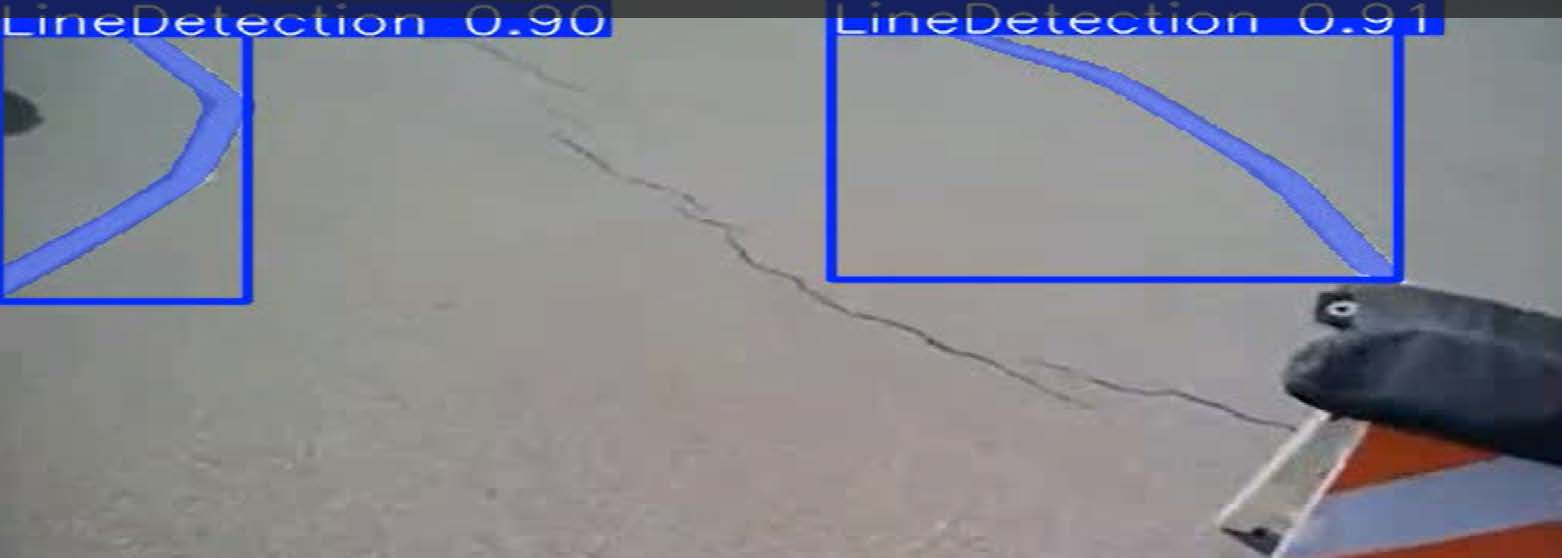
#> input picture reports/TDR/assets/Lane Detection Test.jpeg, 1562 x 558 px, given in place of test_lane.mp4, which was not available
$ python circle_detection_bev.py
#> lines starting #> are read from the running program, lines starting #| are printed output that depends on the picture; after the words box and inside, x2 and y2 are one past the last pixel; in counts of white or black regions, pixels touching at a corner belong together; pictures that were not available may be replaced by others from this repository, and a replacement may not be noted
### rover_ws/vision/homography.py
import cv2
import numpy as np


class HomographyBEV:

    def __init__(
        self,
        K,
        camera_height,
        pitch_deg,
        image_size,
        dist_coeffs=None
    ):

        self.K = K.astype(np.float64)

        self.dist_coeffs = (
            np.zeros(5, dtype=np.float64)
            if dist_coeffs is None
            else dist_coeffs.astype(np.float64)
        )

        self.camera_height = camera_height
        self.pitch_deg = pitch_deg
        self.pitch = np.deg2rad(pitch_deg)

        self.img_w = image_size[0]
        self.img_h = image_size[1]

        self._build_extrinsics()
        self._build_homography()
        self._build_bev_scaling()

    # =========================================================
    # BUILD EXTRINSICS
    # =========================================================

    def _build_extrinsics(self):

        self.R = np.array([
            [1, 0, 0],
            [0, np.cos(self.pitch), -np.sin(self.pitch)],
            [0, np.sin(self.pitch),  np.cos(self.pitch)]
        ], dtype=np.float64)

        self.t = np.array([
            [0],
            [0],
            [self.camera_height]
        ], dtype=np.float64)

    # =========================================================
    # BUILD HOMOGRAPHY
    # =========================================================

    def _build_homography(self):

        H = np.column_stack((self.R[:, 0], self.R[:, 1], self.t))

        self.H = self.K @ H
        self.H_inv = np.linalg.inv(self.H)

    # =========================================================
    # BUILD BEV SCALE
    # =========================================================

    def _build_bev_scaling(self):

        corners_px = np.array([
            [0, self.img_h // 2],
            [self.img_w - 1, self.img_h // 2],
            [0, self.img_h - 1],
            [self.img_w - 1, self.img_h - 1],
        ], dtype=np.float64)

        world_pts = []

        for (u, v) in corners_px:

            ground = self.H_inv @ np.array([u, v, 1.0])
            ground /= ground[2]

            world_pts.append((ground[0], ground[1]))

        world_pts = np.array(world_pts)

        x_min = world_pts[:, 0].min()
        x_max = world_pts[:, 0].max()

        y_min = world_pts[:, 1].min()
        y_max = world_pts[:, 1].max()

        self.out_w = self.img_w
        self.out_h = self.img_h // 2

        scale = min(
            self.out_w / (x_max - x_min),
            self.out_h / (y_max - y_min)
        )

        self.S = np.array([
            [scale, 0, -scale * x_min],
            [0, -scale, scale * y_max],
            [0, 0, 1]
        ], dtype=np.float64)

        self.S_inv = np.linalg.inv(self.S)

        self.H_bev = self.S @ self.H_inv

    # =========================================================
    # PIXEL -> GROUND
    # =========================================================

    # [55 lines left out: functions pixel_to_ground, pixels_to_ground, mask_to_pointcloud, not called in this run]

    # =========================================================
    # WARP IMAGE TO BEV
    # =========================================================

    def warp_to_bev(self, image):

        bev = cv2.warpPerspective(
            image,
            self.H_bev,
            (self.out_w, self.out_h),
            flags=cv2.INTER_LINEAR,
            borderMode=cv2.BORDER_CONSTANT,
            borderValue=(0, 0, 0)
        )

        bev = cv2.flip(bev, 0)

        return bev

    # =========================================================
    # SAVE PCD
    # =========================================================

    # [23 lines left out: function save_pcd, not called in this run]


# =============================================================
# EXAMPLE USAGE
# =============================================================
# [56 lines that do not run on import are left out]

### rover_ws/vision/circle_detection_bev.py
import cv2
import numpy as np
from homography import HomographyBEV


class CircleDetectorBEV:

    def __init__(self, K, camera_height, pitch_deg, image_size, dist_coeffs=None,
                 min_radius=10, max_radius=200):
        self.bev = HomographyBEV(
            K=np.array(K, dtype=np.float64),
            camera_height=float(camera_height),
            pitch_deg=float(pitch_deg),
            image_size=tuple(image_size),
            dist_coeffs=None if dist_coeffs is None else np.array(dist_coeffs, dtype=np.float64)
        )

        self.min_radius = min_radius
        self.max_radius = max_radius

    # -----------------------
    # Circle detection
    # -----------------------
    def _detect_circles(self, image):
        hsv = cv2.cvtColor(image, cv2.COLOR_BGR2HSV)
        lower_white = np.array([0, 0, 200])
        upper_white = np.array([180, 40, 255])

        white_mask = cv2.inRange(hsv, lower_white, upper_white)
        kernel = cv2.getStructuringElement(cv2.MORPH_ELLIPSE, (5, 5))
        white_mask = cv2.morphologyEx(white_mask, cv2.MORPH_OPEN, kernel)
        white_mask = cv2.morphologyEx(white_mask, cv2.MORPH_CLOSE, kernel)

        # Hough on blurred mask
        blurred = cv2.GaussianBlur(white_mask, (9, 9), 2)
        circles = cv2.HoughCircles(
            blurred, cv2.HOUGH_GRADIENT, dp=1.2, minDist=30,
            param1=50, param2=30,
            minRadius=self.min_radius, maxRadius=self.max_radius
        )

        detected = []
        if circles is not None:
            for x, y, r in np.round(circles[0]).astype(int):
                # validate white ratio inside circle
                y0, y1 = max(0, y - r), min(image.shape[0], y + r)
                x0, x1 = max(0, x - r), min(image.shape[1], x + r)
                roi = white_mask[y0:y1, x0:x1]
                if roi.size == 0:
                    continue
                white_ratio = np.sum(roi > 0) / roi.size
                if white_ratio > 0.35:
                    detected.append((int(x), int(y), int(r)))

        # Contour fallback
        contours, _ = cv2.findContours(white_mask, cv2.RETR_EXTERNAL, cv2.CHAIN_APPROX_SIMPLE)
        for cnt in contours:
            area = cv2.contourArea(cnt)
            if area < np.pi * (self.min_radius ** 2) or area > np.pi * (self.max_radius ** 2):
                continue
            perimeter = cv2.arcLength(cnt, True)
            if perimeter == 0:
                continue
            circularity = 4 * np.pi * area / (perimeter * perimeter)
            if circularity < 0.6:
                continue
            (cx, cy), radius = cv2.minEnclosingCircle(cnt)
            if self.min_radius <= radius <= self.max_radius:
                detected.append((int(cx), int(cy), int(radius)))

        # merge close duplicates
        merged = []
        for x, y, r in detected:
            dup = False
            for i, (mx, my, mr) in enumerate(merged):
                if np.hypot(mx - x, my - y) < 20:
                    dup = True
                    break
            if not dup:
                merged.append((x, y, r))

        return merged

    # -----------------------
    # Map circles to ground coordinates
    # -----------------------
    def circle_to_ground(self, circle):
        x, y, r = circle
        X, Y = self.bev.pixel_to_ground(x, y)
        # approximate radius in meters by mapping center and center+radius in image
        xp, yp = x + r, y
        Xp, Yp = self.bev.pixel_to_ground(xp, yp)
        radius_m = np.hypot(Xp - X, Yp - Y)
        return (X, Y, radius_m)

    # -----------------------
    # Full process
    # -----------------------
    def process(self, image, draw_bev=False):
        circles = self._detect_circles(image)

        ground_circles = [self.circle_to_ground(c) for c in circles]

        annotated = image.copy()
        for i, (x, y, r) in enumerate(circles):
            cv2.circle(annotated, (x, y), r, (0, 255, 0), 2)
            cv2.circle(annotated, (x, y), 3, (0, 0, 255), -1)
            X, Y, rm = ground_circles[i]
            cv2.putText(annotated, f"{i+1}: ({X:.2f}m,{Y:.2f}m) r={rm:.2f}m",
                        (x - 30, y - r - 10), cv2.FONT_HERSHEY_SIMPLEX, 0.4, (255, 255, 0), 1)

        bev_image = None
        if draw_bev:
            bev_image = self.bev.warp_to_bev(annotated)

        return annotated, bev_image, ground_circles


# -----------------------
# Main Loop
# -----------------------
if __name__ == "__main__":
    # Basic K example; replace with your calibrated intrinsics
    K = np.array([
        [1000, 0, 960],
        [0, 1000, 540],
        [0, 0, 1]
    ], dtype=np.float64)

    # Adjust these to match your camera
    camera_height = 1.2
    pitch_deg = -30

    cap = cv2.VideoCapture("D:\\Software work\\rover 26\\test_lane.mp4")
    if not cap.isOpened():
        print("Cannot open camera, try changing source")
        exit()

    ret, frame = cap.read()
#> frame is the input picture: shape (558, 1562, 3); mean B, G, R 144.5, 134, 132.7
    if not ret:
        print("Cannot read frame from camera")
        exit()

    img_h, img_w = frame.shape[:2]
#> img_h = 558; img_w = 1562

    detector = CircleDetectorBEV(K=K, camera_height=camera_height, pitch_deg=pitch_deg,
                                 image_size=(img_w, img_h))

    while True:
        ret, frame = cap.read()
        if not ret:
            break

        annotated, bev, circles = detector.process(frame, draw_bev=True)
#> in _detect_circles, `hsv = cv2.cvtColor(image, cv2.COLOR_BGR2HSV)`: hsv: shape (558, 1562, 3); mean H, S, V 60.1, 36.4, 150.3
#> in _detect_circles, `white_mask = cv2.inRange(hsv, lower_white, upper_white)`:
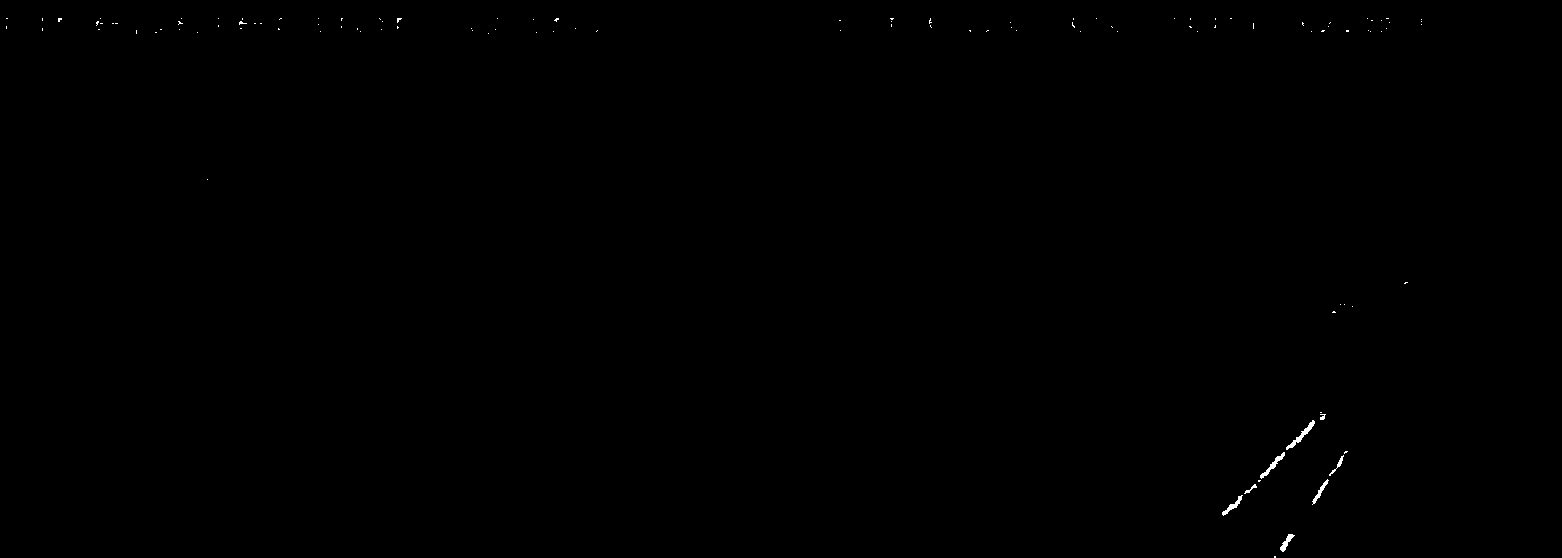
#> white_mask: shape (558, 1562); 0.12% white; 112 white regions (104 under 20 px), largest, box (x1, y1, x2, y2) and area: (1286, 420, 1315, 450) 170, (1260, 452, 1285, 479) 139, (1222, 495, 1243, 516) 110
#> in _detect_circles, `white_mask = cv2.morphologyEx(white_mask, cv2.MORPH_OPEN, kernel)`:
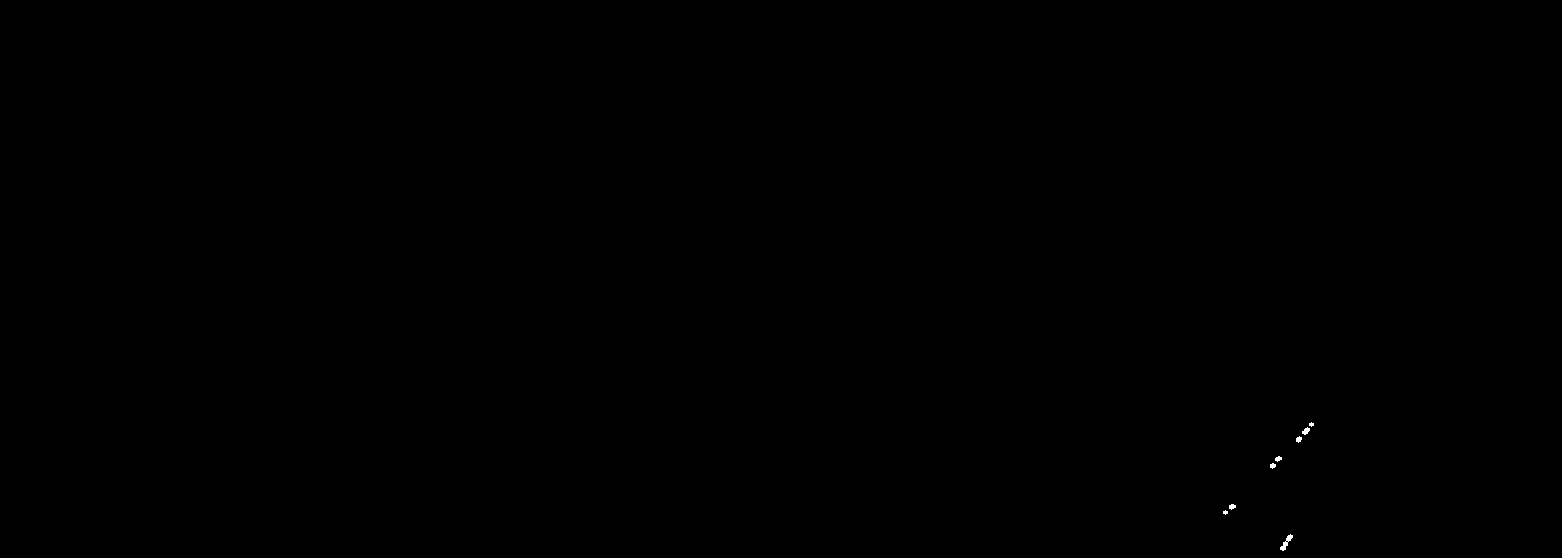
#> white_mask: shape (558, 1562); 0.03% white; 8 white regions (2 under 20 px), largest, box (x1, y1, x2, y2) and area: (1280, 534, 1293, 551) 81, (1302, 427, 1310, 435) 39, (1229, 504, 1236, 510) 30, (1296, 436, 1302, 443) 29, (1275, 456, 1282, 462) 28, (1270, 463, 1276, 469) 26
#> in _detect_circles, `white_mask = cv2.morphologyEx(white_mask, cv2.MORPH_CLOSE, kernel)`: white_mask: shape (558, 1562); 0.03% white; 5 white regions (1 under 20 px)
#> in _detect_circles, `circles = cv2.HoughCircles( blurred, cv2.HOUGH_GRADIENT, dp=1.2, minDi..`: circles = None
#> in _detect_circles, `contours, _ = cv2.findContours(white_mask, cv2.RETR_EXTERNAL, cv2.CHAI..`: contours = 5 contours, 1 with area under 20; largest, box (x1, y1, x2, y2) and area: (1296, 422, 1314, 443) 68, (1280, 534, 1293, 551) 62, (1270, 456, 1282, 469) 42, (1229, 504, 1236, 510) 21
#> the loop in _detect_circles, `for cnt in contours:` made 5 passes
#> area on passes 1, 3, 4, 5: 61.5, 21, 42, 68
#> after the loop in _detect_circles, `for cnt in contours:`: detected = []
#> in warp_to_bev, `bev = cv2.warpPerspective( image, self.H_bev, (self.out_w, self.out_h)..`:
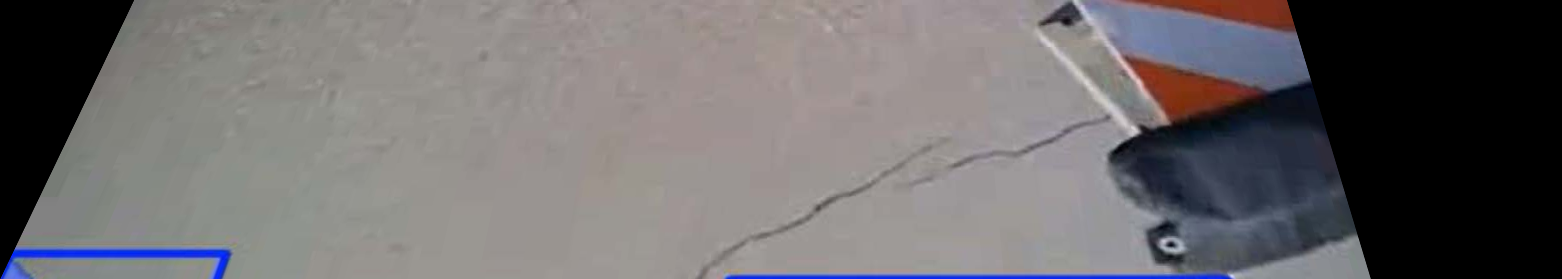
#> bev: shape (279, 1562, 3); mean B, G, R 108.9, 107.4, 110.5
#> in warp_to_bev, `bev = cv2.flip(bev, 0)`:
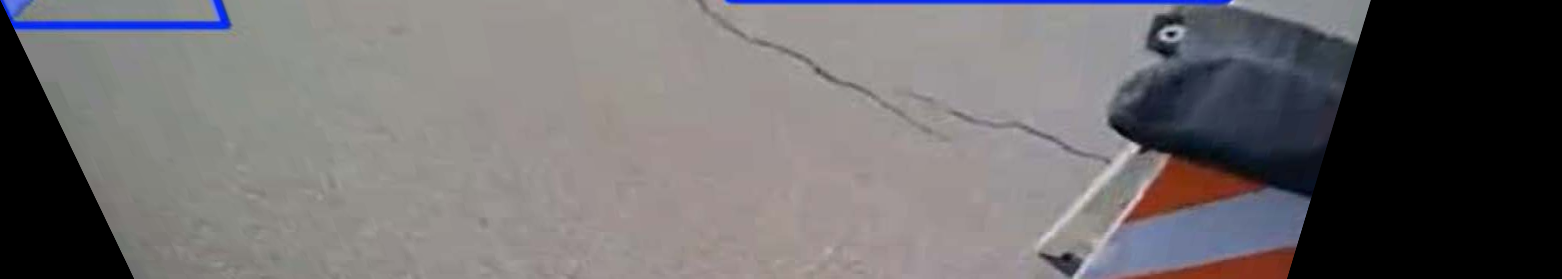
#> bev: shape (279, 1562, 3); mean B, G, R 108.9, 107.4, 110.5
#> circles = []
        print("Detected circles (X, Y, radius_m):", circles)
#| Detected circles (X, Y, radius_m): []
        cv2.imshow("Annotated", annotated)
        if bev is not None:
            cv2.imshow("BEV", bev)

        key = cv2.waitKey(1)
#> (key Esc is pressed here)
        if key == 27:
            break

    cap.release()
    cv2.destroyAllWindows()
